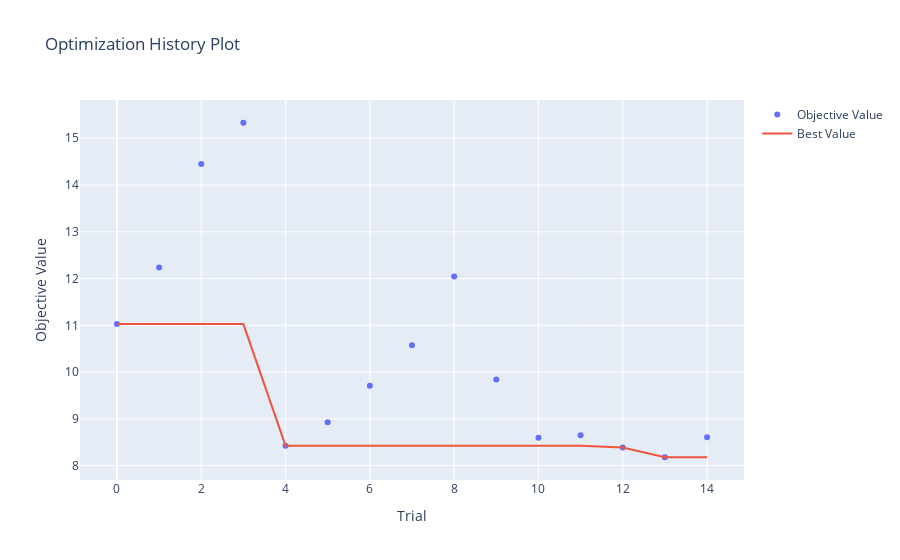
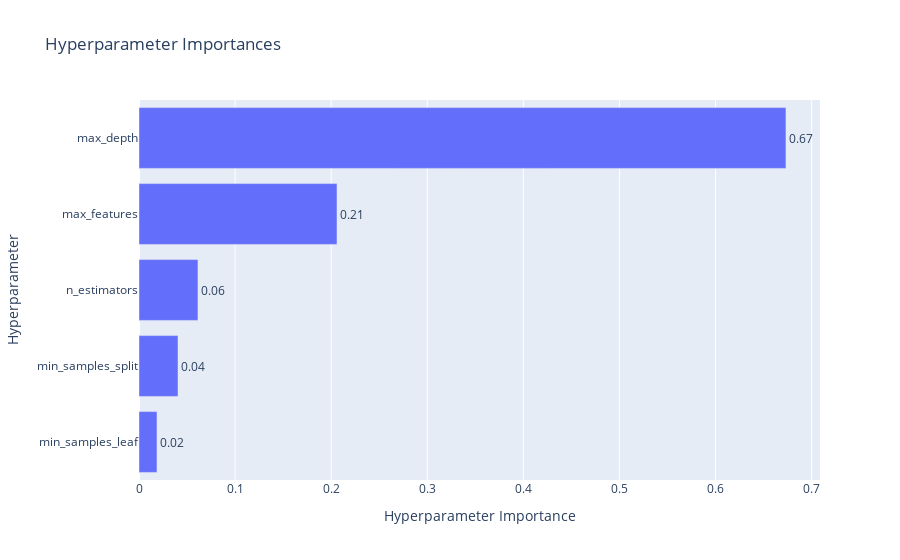

Source (notebook cell) for these figures, in order:
### Code cell
vis.plot_optimization_history(study_rf).show()
vis.plot_param_importances(study_rf).show()

### Figure 1 — Plotly figure (JSON) as saved in the notebook; plotly's stock layout.template omitted (floating-point values rounded to 4 significant figures)
{"data": [{"mode": "markers", "name": "Objective Value", "x": [0, 1, 2, 3, 4, 5, 6, 7, 8, 9, 10, 11, 12, 13, 14], "y": [11.03, 12.24, 14.45, 15.33, 8.426, 8.925, 9.705, 10.57, 12.05, 9.84, 8.597, 8.65, 8.389, 8.178, 8.605], "type": "scatter"}, {"mode": "lines", "name": "Best Value", "x": [0, 1, 2, 3, 4, 5, 6, 7, 8, 9, 10, 11, 12, 13, 14], "y": [11.03, 11.03, 11.03, 11.03, 8.426, 8.426, 8.426, 8.426, 8.426, 8.426, 8.426, 8.426, 8.389, 8.178, 8.178], "type": "scatter"}, {"marker": {"color": "#cccccc"}, "mode": "markers", "name": "Infeasible Trial", "showlegend": false, "x": [], "y": [], "type": "scatter"}], "layout": {"title": {"text": "Optimization History Plot"}, "xaxis": {"title": {"text": "Trial"}}, "yaxis": {"title": {"text": "Objective Value"}}}}

### Figure 2 — Plotly figure (JSON) as saved in the notebook; plotly's stock layout.template omitted (floating-point values rounded to 4 significant figures)
{"data": [{"cliponaxis": false, "hovertemplate": ["min_samples_leaf (IntDistribution): 0.018720314221195057<extra></extra>", "min_samples_split (IntDistribution): 0.04058408630795595<extra></extra>", "n_estimators (IntDistribution): 0.06135789767582561<extra></extra>", "max_features (CategoricalDistribution): 0.20606928238178973<extra></extra>", "max_depth (IntDistribution): 0.6732684194132336<extra></extra>"], "name": "Objective Value", "orientation": "h", "text": ["0.02", "0.04", "0.06", "0.21", "0.67"], "textposition": "outside", "x": [0.01872, 0.04058, 0.06136, 0.2061, 0.6733], "y": ["min_samples_leaf", "min_samples_split", "n_estimators", "max_features", "max_depth"], "type": "bar"}], "layout": {"title": {"text": "Hyperparameter Importances"}, "xaxis": {"title": {"text": "Hyperparameter Importance"}}, "yaxis": {"title": {"text": "Hyperparameter"}}}}
